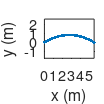

MATLAB code to generate this figure:
%% Example of Matlab Live Script
% Here, let us illustrate how a live script works. A live script provides for 
% a level of interaction that a regular script does not.
% Equation of projectile motion
% Let us assume that the x-axis is the horizontal ground and the y axis points 
% upwards. We have a projectile, with initial position $(x_{0},y_{0})=(0,0)$ and 
% with initial speed of V and an initial angle (relative to the ground) of $\theta$. 
% The horizontal and vertical position of the projectile are given by (assuming 
% no air resistance)
% 
% $$x(t) = V\cos(\theta)\;t$$
% 
% $$y(t)=V\sin(\theta)\; t -\frac{1}{2}gt^{2}$$
% 
% where g is the gravitational acceleration. Therefore, the trajectory is controlled 
% by the initial speed and the launch angle. If you are curious about how I inserted 
% equations, please to go the _insert_ tab and click on the _equation_ option. 
% You can use an equation editor (much like found in MS Word), or you can choose 
% to insert an equation using <https://www.overleaf.com/learn/latex/Mathematical_expressions 
% LaTeX> commands. Note also that you can include hyperlinks (see previous sentence).
% Interactive plot
% Below, select V (m/s) and $\theta$ (deg). Note: it's pretty cool that you 
% can insert interactive <https://www.mathworks.com/help/matlab/matlab_prog/add-interactive-controls-to-a-live-script.html 
% controls> like the sliders below. Again, see the _insert_ menu and look for 
% the _control_ drop-down box. 

%define the parameters
V = 7.8 
theta = 31
g = 9.81;    %gravity in SI units
%solve for final time
tf=2*V*sind(theta)/g;
t=linspace(0,tf,100);
x=V*cosd(theta)*t;
y=V*sind(theta)*t-1/2*g*t.^2;
figure(1)
set(gcf,'PaperPosition',[1,1,1,1])
plot(x,y,'.');
xlabel('x (m)'); ylabel('y (m)'); axis equal;